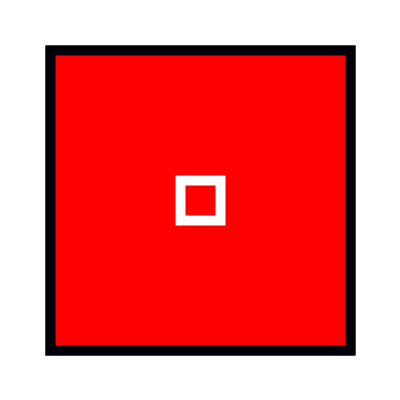
Frame 1 (no input)
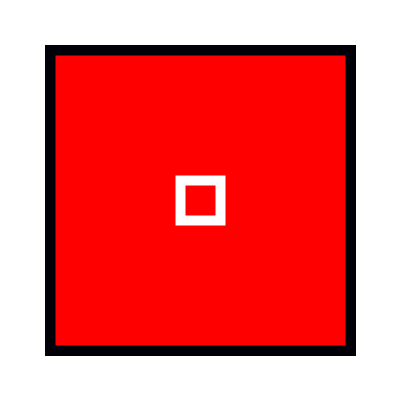
Frame 60 (the mouse pressed at the canvas centre just before this capture)
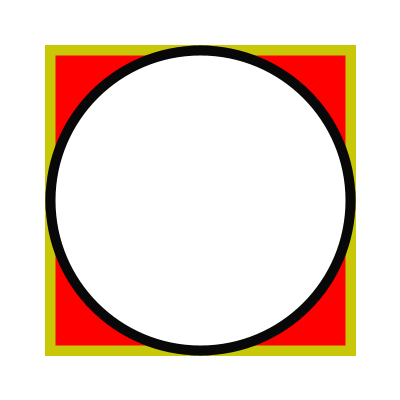
Frame 120 (the mouse held since frame 60 and released just before this capture)

The Processing sketch that drew these frames (run headless with seeded random() and noise(); from frame 60 on, the mouse is pressed at the canvas centre):

// Processing sketch: processing_112368
// ── processing_112368.pde

void setup(){
  size(400,400);
  background(255);
  println("To exit, please move your mouse around the centre of the screen,");
}
void draw(){
   fill(255,0,0);
  stroke(mouseX,mouseY,8);
  strokeWeight(10);
  rect(50,50,300,300);
  stroke(255);
  rect(180,180,40,40);
  if (mouseX == 200 || mouseY == 200){
    println("Please exit");
    fill(255);
    stroke(8,8,8);
  strokeWeight(10);
  ellipse(200,200,300,300);
  }else{
    println("To exit, please move your mouse around the centre of the screen");
    fill(255,0,0);
     stroke(mouseX,mouseY,8);
  strokeWeight(10);
 rect(50,50,300,300);
 stroke(255);
  rect(180,180,40,40);
  }
}
    
 
  
    
    
    
